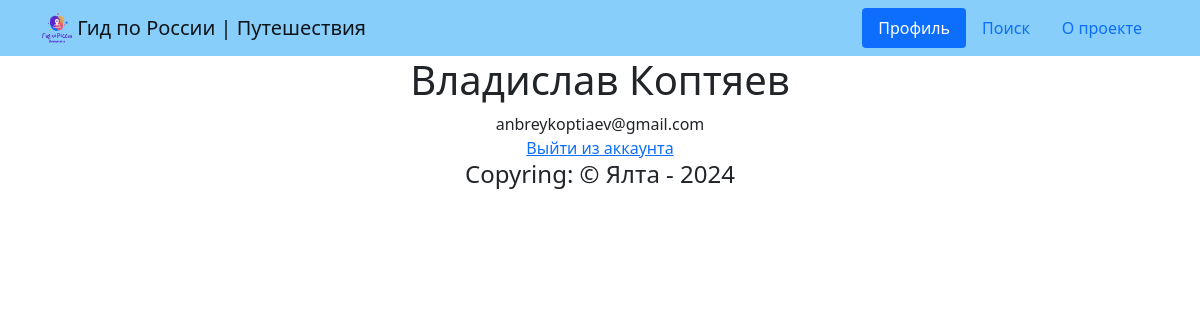
Screenshot of /profile (signed in) with the database file from the repository.
### data/users.py (models this page shows, shortened)
class User(SqlAlchemyBase, UserMixin):
    __tablename__ = 'users'
    id = sqlalchemy.Column(sqlalchemy.Integer,
                           primary_key=True, autoincrement=True)
    name = sqlalchemy.Column(sqlalchemy.String, nullable=True)
    surname = sqlalchemy.Column(sqlalchemy.String, nullable=True)
    email = sqlalchemy.Column(sqlalchemy.String,
                              index=True, unique=True, nullable=True)
    hashed_password = sqlalchemy.Column(sqlalchemy.String, nullable=True)
    created_date = sqlalchemy.Column(sqlalchemy.DateTime,
                                     default=datetime.datetime.now)

### guide.py (the view)
@app.route('/profile', methods=['GET', 'POST'])
def profile():
    return render_template('profile.html')

### data/db_session.py (called while the page is built)
def create_session() -> Session:
    global __factory
    return __factory()

### guide.py (called while the page is built)
@login_manager.user_loader
def load_user(user_id):
    db_sess = db_session.create_session()
    return db_sess.query(User).get(user_id)

### templates/profile.html (shortened to what this page needs)
{% extends 'base.html' %}
{% block content %}
<h1 style="text-align: center;">{{ current_user.name }} {{ current_user.surname }}</h1>
<div style="text-align: center;">{{ current_user.email }}</div>
<div style="text-align: center;"><a href="/logout">Выйти из аккаунта</a></div>
{% endblock %}

### static/css/style.css (style rules this page uses)
body { margin:0px; padding:0px; }

### rows the page displays
User: name "Владислав", surname "Коптяев", email "anbreykoptiaev@gmail.com"
